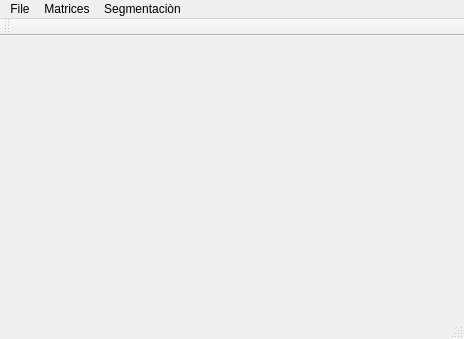
<?xml version="1.0" encoding="UTF-8"?>
<ui version="4.0">
 <class>MainWindow</class>
 <widget class="QMainWindow" name="MainWindow">
  <property name="geometry">
   <rect>
    <x>0</x>
    <y>0</y>
    <width>464</width>
    <height>339</height>
   </rect>
  </property>
  <property name="windowTitle">
   <string>MainWindow</string>
  </property>
  <widget class="QWidget" name="centralWidget"/>
  <widget class="QMenuBar" name="menuBar">
   <property name="geometry">
    <rect>
     <x>0</x>
     <y>0</y>
     <width>464</width>
     <height>21</height>
    </rect>
   </property>
   <widget class="QMenu" name="menuFile">
    <property name="title">
     <string>File</string>
    </property>
    <addaction name="actionOpen"/>
    <addaction name="actionSave"/>
    <addaction name="actionSave_As"/>
    <addaction name="separator"/>
    <addaction name="actionExit"/>
   </widget>
   <widget class="QMenu" name="menuRangos">
    <property name="title">
     <string>Matrices</string>
    </property>
    <addaction name="actionRangos"/>
    <addaction name="actionConvolucion"/>
    <addaction name="actionOperaciones"/>
   </widget>
   <widget class="QMenu" name="menuSegmentaci_n">
    <property name="title">
     <string>Segmentaciòn</string>
    </property>
    <addaction name="actionOtsu"/>
    <addaction name="actionEtiquetado"/>
    <addaction name="actionTransformacion"/>
   </widget>
   <addaction name="menuFile"/>
   <addaction name="menuRangos"/>
   <addaction name="menuSegmentaci_n"/>
  </widget>
  <widget class="QToolBar" name="mainToolBar">
   <attribute name="toolBarArea">
    <enum>TopToolBarArea</enum>
   </attribute>
   <attribute name="toolBarBreak">
    <bool>false</bool>
   </attribute>
  </widget>
  <widget class="QStatusBar" name="statusBar"/>
  <action name="actionOpen">
   <property name="checkable">
    <bool>false</bool>
   </property>
   <property name="checked">
    <bool>false</bool>
   </property>
   <property name="text">
    <string>Open</string>
   </property>
  </action>
  <action name="actionSave">
   <property name="text">
    <string>Save</string>
   </property>
  </action>
  <action name="actionSave_As">
   <property name="text">
    <string>Save As..</string>
   </property>
  </action>
  <action name="actionExit">
   <property name="text">
    <string>Exit</string>
   </property>
  </action>
  <action name="actionRangos">
   <property name="text">
    <string>Rangos</string>
   </property>
  </action>
  <action name="actionConvolucion">
   <property name="text">
    <string>Convolucion</string>
   </property>
  </action>
  <action name="actionOperaciones">
   <property name="text">
    <string>Operaciones</string>
   </property>
  </action>
  <action name="actionOtsu">
   <property name="text">
    <string>Otsu</string>
   </property>
  </action>
  <action name="actionEtiquetado">
   <property name="text">
    <string>Etiquetado</string>
   </property>
  </action>
  <action name="actionTransformacion">
   <property name="text">
    <string>Transformacion</string>
   </property>
  </action>
 </widget>
 <layoutdefault spacing="6" margin="11"/>
 <resources/>
 <connections/>
</ui>
